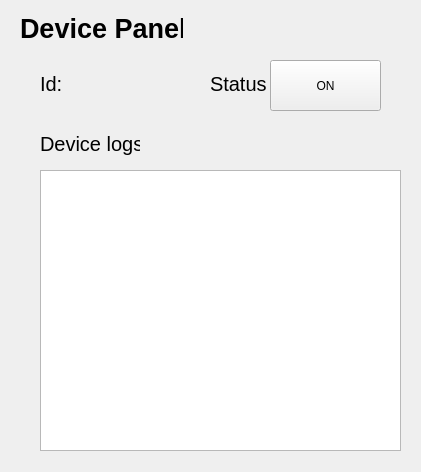
<?xml version="1.0" encoding="UTF-8"?>
<ui version="4.0">
 <class>MgmntPanel</class>
 <widget class="QWidget" name="MgmntPanel">
  <property name="geometry">
   <rect>
    <x>0</x>
    <y>0</y>
    <width>421</width>
    <height>472</height>
   </rect>
  </property>
  <property name="windowTitle">
   <string>Management Panel</string>
  </property>
  <widget class="QLabel" name="label">
   <property name="geometry">
    <rect>
     <x>20</x>
     <y>10</y>
     <width>163</width>
     <height>36</height>
    </rect>
   </property>
   <property name="font">
    <font>
     <pointsize>20</pointsize>
     <bold>true</bold>
    </font>
   </property>
   <property name="text">
    <string>Device Panel</string>
   </property>
  </widget>
  <widget class="QLabel" name="label_2">
   <property name="geometry">
    <rect>
     <x>40</x>
     <y>70</y>
     <width>21</width>
     <height>27</height>
    </rect>
   </property>
   <property name="font">
    <font>
     <pointsize>15</pointsize>
    </font>
   </property>
   <property name="text">
    <string>Id:</string>
   </property>
  </widget>
  <widget class="QLabel" name="label_3">
   <property name="geometry">
    <rect>
     <x>40</x>
     <y>130</y>
     <width>100</width>
     <height>27</height>
    </rect>
   </property>
   <property name="font">
    <font>
     <pointsize>15</pointsize>
    </font>
   </property>
   <property name="text">
    <string>Device logs</string>
   </property>
  </widget>
  <widget class="QPlainTextEdit" name="plainTextEdit">
   <property name="geometry">
    <rect>
     <x>40</x>
     <y>170</y>
     <width>361</width>
     <height>281</height>
    </rect>
   </property>
   <property name="font">
    <font>
     <pointsize>12</pointsize>
    </font>
   </property>
   <property name="undoRedoEnabled">
    <bool>true</bool>
   </property>
   <property name="readOnly">
    <bool>true</bool>
   </property>
   <property name="plainText">
    <string/>
   </property>
  </widget>
  <widget class="QPushButton" name="pushButton">
   <property name="geometry">
    <rect>
     <x>270</x>
     <y>60</y>
     <width>111</width>
     <height>51</height>
    </rect>
   </property>
   <property name="text">
    <string>ON</string>
   </property>
  </widget>
  <widget class="QLabel" name="label_4">
   <property name="geometry">
    <rect>
     <x>210</x>
     <y>70</y>
     <width>57</width>
     <height>27</height>
    </rect>
   </property>
   <property name="font">
    <font>
     <pointsize>15</pointsize>
    </font>
   </property>
   <property name="text">
    <string>Status:</string>
   </property>
  </widget>
  <widget class="QLabel" name="label_5">
   <property name="geometry">
    <rect>
     <x>80</x>
     <y>70</y>
     <width>57</width>
     <height>27</height>
    </rect>
   </property>
   <property name="font">
    <font>
     <pointsize>15</pointsize>
     <bold>true</bold>
    </font>
   </property>
   <property name="text">
    <string>&lt;ID&gt;</string>
   </property>
  </widget>
 </widget>
 <resources/>
 <connections/>
</ui>
